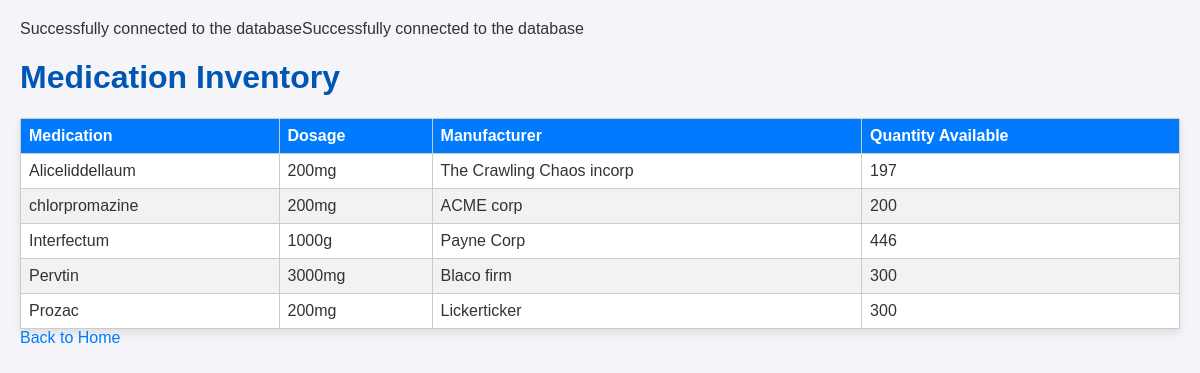
The app's page /PharmacyServer.php?action=viewInventory with its own data.
### tables this page shows
CREATE TABLE `medications` (
  `medicationId` int(11) NOT NULL,
  `medicationName` varchar(45) NOT NULL,
  `dosage` varchar(45) NOT NULL,
  `manufacturer` varchar(100) DEFAULT NULL
);

### templates/viewInventory.php (the view, shortened to what this page needs)
<?php
require_once 'PharmacyDatabase.php';
$db = new PharmacyDatabase();
?>
<html>
 <body>
    <h1>Medication Inventory</h1>
    <?php
    try {
        $inventory = $db->viewInventory();
        if (!empty($inventory)): ?>
            <table>
                <thead>
                    <tr>
                        <th>Medication</th>
                        <th>Dosage</th>
                        <th>Manufacturer</th>
                        <th>Quantity Available</th>
                    </tr>
                </thead>
                <tbody>
                    <?php foreach ($inventory as $item): ?>
                    <tr>
                        <td><?= htmlspecialchars($item['medicationName']) ?></td>
                        <td><?= htmlspecialchars($item['dosage']) ?></td>
                        <td><?= htmlspecialchars($item['manufacturer'] ?? 'N/A') ?></td>
                        <td class="<?= $item['quantityAvailable'] < 20 ? 'low-stock' : '' ?>">
                            <?= htmlspecialchars($item['quantityAvailable']) ?>
                        </td>
                    </tr>
                    <?php endforeach; ?>
                </tbody>
            </table>
        <?php else: ?>
            <p class="no-data">No medication inventory data available.</p>
        <?php endif;
    } catch (Exception $e) {
        echo '<div class="error">Error loading inventory: ' . htmlspecialchars($e->getMessage()) . '</div>';
    }
    ?>
    <div class="actions">
        <a href="PharmacyServer.php" class="btn">Back to Home</a>
    </div>
</body>
</html>
    </html>

### templates/viewInventory.php (style rules this page uses)
body { font-family: 'Arial', sans-serif; background-color: #f4f4f9; margin: 0; padding: 20px; color: #333; }
h1 { color: #0056b3; }
table { width: 100%; border-collapse: collapse; background-color: #ffffff; box-shadow: 0 4px 8px rgba(0,0,0,0.1); }
th, td { border: 1px solid #ccc; padding: 8px; text-align: left; }
th { background-color: #007bff; color: white; }
tr:nth-child(even) { background-color: #f2f2f2; }
a { color: #007bff; text-decoration: none; transition: color 0.3s; }

### records on screen
medications: medicationName "Aliceliddellaum", dosage "200mg", manufacturer "The Crawling Chaos incorp", quantityAvailable "197"
medications: medicationName "chlorpromazine", dosage "200mg", manufacturer "ACME corp", quantityAvailable "200"
medications: medicationName "Interfectum", dosage "1000g", manufacturer "Payne Corp", quantityAvailable "446"
medications: medicationName "Pervtin", dosage "3000mg", manufacturer "Blaco firm", quantityAvailable "300"
medications: medicationName "Prozac", dosage "200mg", manufacturer "Lickerticker", quantityAvailable "300"
